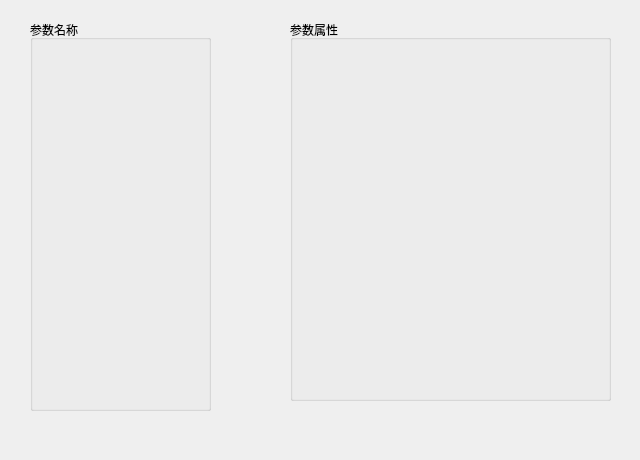
<?xml version="1.0" encoding="UTF-8"?>
<ui version="4.0">
 <class>dlgSetParams2</class>
 <widget class="QDialog" name="dlgSetParams2">
  <property name="geometry">
   <rect>
    <x>0</x>
    <y>0</y>
    <width>640</width>
    <height>460</height>
   </rect>
  </property>
  <property name="windowTitle">
   <string>Dialog</string>
  </property>
  <widget class="QGroupBox" name="paramNameGroupBox">
   <property name="geometry">
    <rect>
     <x>30</x>
     <y>20</y>
     <width>181</width>
     <height>391</height>
    </rect>
   </property>
   <property name="title">
    <string>参数名称</string>
   </property>
  </widget>
  <widget class="QGroupBox" name="paramsPropetiesGroupBox">
   <property name="geometry">
    <rect>
     <x>290</x>
     <y>20</y>
     <width>321</width>
     <height>381</height>
    </rect>
   </property>
   <property name="title">
    <string>参数属性</string>
   </property>
  </widget>
 </widget>
 <resources/>
 <connections/>
</ui>
